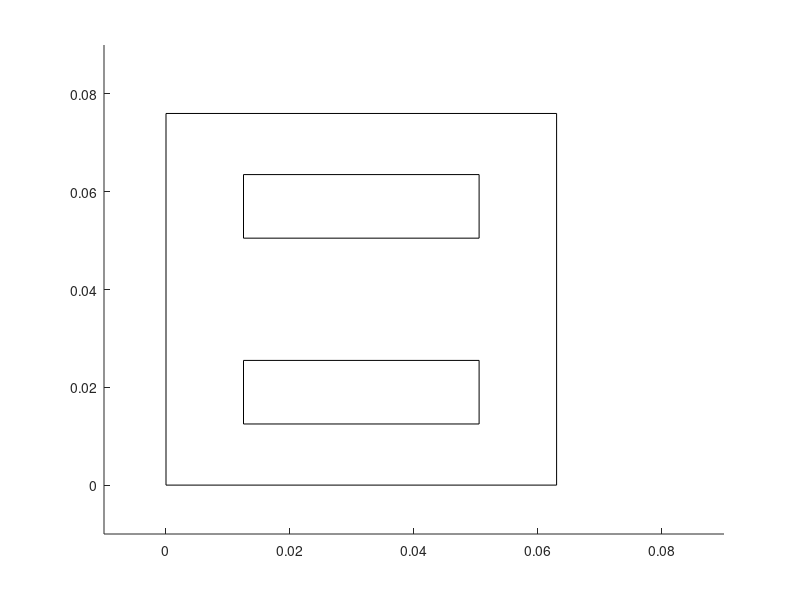

Write the MATLAB code that produced this figure. (Note: this script raises an error after producing the figure.)
%% Core dimensions and parameters
close all;
clear all;
clc;
axis([-10 90 -10 90]/1000);
outerDimension = [0 0 63 76]/1000; %% [x y w h]
%%%% The extrusions must be such that the core should remain symmetric %%%%
topExtrusionDimension = [12.5 50.5 38 13]/1000; %% [x y w h]
bottomExtrusionDimension = [12.5 12.5 38 13]/1000; %% [x y w h]
coreDepth = 9.957/1000; %% in millimeters
coreWidth = topExtrusionDimension(1) - outerDimension(1);

materialUnsaturatedRelativePermeability = 3000; %% M-19
materialSaturatedRelativePermeability = 28;
freeSpacePermeability = 4 * pi * 10^-7;
unsaturatedCorePermeability = materialUnsaturatedRelativePermeability * freeSpacePermeability;
saturatedCorePermeability = materialSaturatedRelativePermeability * freeSpacePermeability;
fluxDensityThreshold = 2.4; % saturation after B>2.4T

dcCurrent = 1; %% in amperes
nTurns = 100;
mmf = nTurns * dcCurrent;
nFluxLines = 10; %% minimum flux lines in the thinnest leg of each cross sectional slice of the core 
% currentInCoordinates = [25 50.5]; %% [x y], coordinates must be on the outerDimension or the extrusionDimensions, only one x,y value is reqired
% currentOutCoordinates = [25 25.5]; %% either one of the x or y coordinates must match for currentIn and currentOut, but not both

%%% check4symmetry function needs revision, its doing nothing!
%if ~check4symmetry(topExtrusionDimension, bottomExtrusionDimension) %% Are the two windows symmeteric? if not end the program
%    disp("Core is not symmetric!")
%    return;
%end

% if currentInCoordinates(1) == currentOutCoordinates(1) && currentInCoordinates(2) == currentOutCoordinates(2) %% Error: In and Out can't have same coordinates
%     disp("Wrong winding coordinates"); %% also suspend program
%     return;
% elseif currentInCoordinates(1) ~= currentOutCoordinates(1) && currentInCoordinates(2) ~= currentOutCoordinates(2)
%     disp("Wrong winding coordinates"); %% also suspend program
%     return;
% end %% otherwise coordinates are fine, move on

outerRect = rectangle('position', outerDimension);
topInnerRect = rectangle('position', topExtrusionDimension);
bottomInnerRect = rectangle('position', bottomExtrusionDimension);
hold on

%%
coreLeg = initializeCore(outerDimension,topExtrusionDimension, bottomExtrusionDimension, coreDepth, unsaturatedCorePermeability, nFluxLines);
fluxPath = initializeFluxPath(coreLeg, saturatedCorePermeability, fluxDensityThreshold, nFluxLines);
fluxPath = calculateMagneticEqvCkt(fluxPath, coreLeg, nFluxLines, mmf);
fluxPath = generateFluxLines(coreLeg, fluxPath, nFluxLines);
fluxPath = calculateLeakageFlux(fluxPath, coreWidth, freeSpacePermeability, nFluxLines, mmf);
plotFluxLines(fluxPath, outerDimension, coreWidth, nFluxLines);

